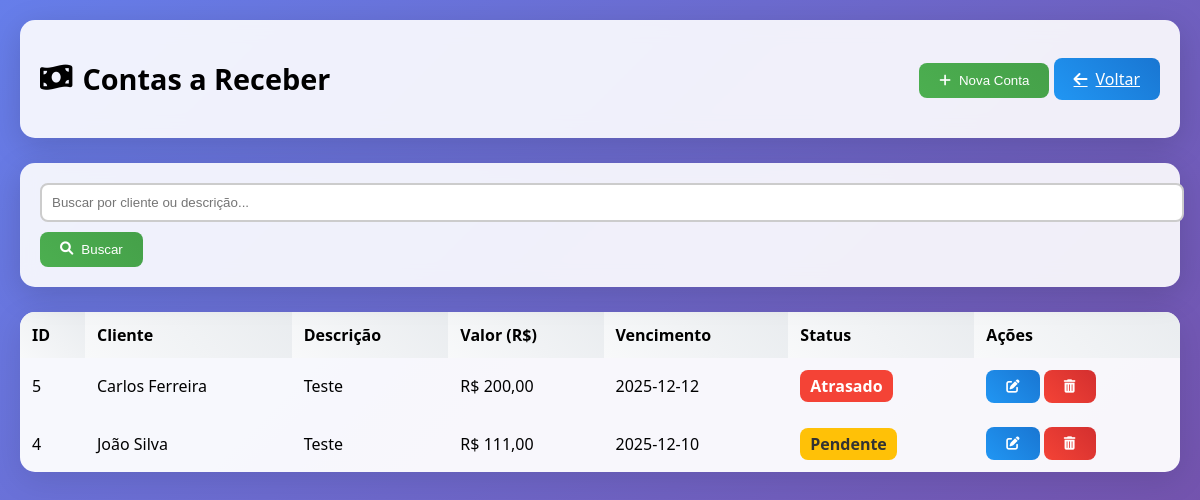
Page /modules/accounts_receivable/index.php (signed in) on the committed database.
### tables this page shows
CREATE TABLE `accounts_receivable` (
  `id` int(11) NOT NULL AUTO_INCREMENT,
  `customer_id` int(11) DEFAULT NULL,
  `description` varchar(255) NOT NULL,
  `due_date` date NOT NULL,
  `payment_date` date DEFAULT NULL,
  `amount` decimal(10,2) NOT NULL DEFAULT 0.00,
  `status` varchar(20) NOT NULL DEFAULT 'pending',
  `created_at` datetime DEFAULT current_timestamp(),
  `updated_at` datetime DEFAULT current_timestamp() ON UPDATE current_timestamp(),
  PRIMARY KEY (`id`),
  KEY `customer_id` (`customer_id`),
  CONSTRAINT `accounts_receivable_ibfk_1` FOREIGN KEY (`customer_id`) REFERENCES `customers` (`id`) ON DELETE SET NULL
);

CREATE TABLE `customers` (
  `id` int(11) NOT NULL AUTO_INCREMENT,
  `name` varchar(100) NOT NULL,
  `cpf_cnpj` varchar(18) DEFAULT NULL,
  `phone` varchar(20) DEFAULT NULL,
  `birth_date` date DEFAULT NULL,
  `email` varchar(100) DEFAULT NULL,
  `address` text DEFAULT NULL,
  `neighborhood` varchar(100) DEFAULT NULL,
  `city` varchar(100) DEFAULT NULL,
  `state` varchar(2) DEFAULT NULL,
  `zipcode` varchar(10) DEFAULT NULL,
  `notes` text DEFAULT NULL,
  `created_at` timestamp NULL DEFAULT current_timestamp(),
  `updated_at` timestamp NULL DEFAULT current_timestamp() ON UPDATE current_timestamp(),
  `deleted_at` timestamp NULL DEFAULT NULL COMMENT 'Data de deleção (soft delete)',
  PRIMARY KEY (`id`),
  KEY `idx_deleted_at` (`deleted_at`)
);

### modules/accounts_receivable/index.php (the view, shortened to what this page needs)
<?php
require_once('../../config/database.php');
$conn = $database->getConnection();
$search = $_GET['search'] ?? '';
$where = "WHERE 1=1";
$params = [];
$stmt = $conn->prepare("
    SELECT a.*, c.name AS customer_name
    FROM accounts_receivable a
    LEFT JOIN customers c ON a.customer_id = c.id
    $where
    ORDER BY a.id DESC
");
$stmt->execute($params);
$accounts = $stmt->fetchAll(PDO::FETCH_ASSOC);
function traduzirStatus($status) {
    $map = [
        'pending' => 'Pendente',
        'paid' => 'Pago',
        'overdue' => 'Atrasado'
    ];
    return $map[$status] ?? ucfirst($status);
}
?>
<!DOCTYPE html>
<html lang="pt-BR">
<head>
<link href="https://cdnjs.cloudflare.com/ajax/libs/font-awesome/6.0.0/css/all.min.css" rel="stylesheet">
</head>
<body>
<div class="container">
    <div class="header">
        <h1><i class="fas fa-money-bill-wave"></i> Contas a Receber</h1>
        <div>
            <button class="btn btn-primary" onclick="openModal('createModal')"><i class="fas fa-plus"></i> Nova Conta</button>
            <a href="../../index.php" class="btn btn-secondary"><i class="fas fa-arrow-left"></i> Voltar</a>
        </div>
    </div>
    <div class="search-box">
        <form method="GET">
            <input type="text" name="search" value="<?= htmlspecialchars($search) ?>" class="form-control" placeholder="Buscar por cliente ou descrição...">
            <button type="submit" class="btn btn-primary" style="margin-top:10px;"><i class="fas fa-search"></i> Buscar</button>
        </form>
    </div>
    <table class="table">
        <thead>
            <tr><th>ID</th><th>Cliente</th><th>Descrição</th><th>Valor (R$)</th><th>Vencimento</th><th>Status</th><th>Ações</th></tr>
        </thead>
        <tbody>
            <?php if(empty($accounts)): ?>
                <tr><td colspan="7" class="empty">Nenhuma conta cadastrada.</td></tr>
            <?php else: foreach($accounts as $row): ?>
            <tr>
                <td><?= $row['id'] ?></td>
                <td><?= htmlspecialchars($row['customer_name'] ?? 'Não informado') ?></td>
                <td><?= htmlspecialchars($row['description']) ?></td>
                <td>R$ <?= number_format($row['amount'], 2, ',', '.') ?></td>
                <td><?= htmlspecialchars($row['due_date']) ?></td>
                <td><span class="badge <?= $row['status'] ?>"><?= traduzirStatus($row['status']) ?></span></td>
                <td>
                    <button class="btn btn-secondary btn-sm" onclick='openEditModal(<?= json_encode($row) ?>)'><i class="fas fa-edit"></i></button>
                    <form method="POST" onsubmit="return confirm('Excluir esta conta?');" style="display:inline;">
                        <button type="submit" class="btn btn-danger btn-sm"><i class="fas fa-trash-alt"></i></button>
                    </form>
                </td>
            </tr>
            <?php endforeach; endif; ?>
        </tbody>
    </table>
</div>
</body>
</html>

### modules/accounts_receivable/index.php (style rules this page uses)
body { margin:0; font-family:'Segoe UI', Tahoma, sans-serif; background:linear-gradient(135deg,#667eea,#764ba2); padding:20px; min-height:100vh; }
.container { max-width:1300px;margin:auto; }
.header, .search-box { background:rgba(255,255,255,0.9); backdrop-filter:blur(10px); padding:20px; border-radius:15px; box-shadow:0 8px 32px rgba(0,0,0,0.15); margin-bottom:25px; }
.header { display:flex;justify-content:space-between;align-items:center;flex-wrap:wrap; }
.header h1 { font-size:1.8rem;display:flex;align-items:center;gap:10px; }
.btn { border:none;border-radius:8px;padding:10px 20px;color:#fff;font-weight:500; cursor:pointer;display:inline-flex;align-items:center;gap:8px;transition:all .3s; }
.btn-primary { background:linear-gradient(45deg,#4CAF50,#45a049); }
.btn-secondary { background:linear-gradient(45deg,#2196F3,#1976D2); }
.btn-danger { background:linear-gradient(45deg,#f44336,#d32f2f); }
.table { width:100%;border-collapse:collapse;background:rgba(255,255,255,0.95); border-radius:15px;overflow:hidden;box-shadow:0 8px 32px rgba(0,0,0,0.1); }
th,td { padding:12px;text-align:left; }
th { background:linear-gradient(45deg,#f8f9fa,#e9ecef); }
.badge { padding:5px 10px;border-radius:8px;color:white;font-weight:bold;text-transform:capitalize; }
.pending { background:#FFC107;color:#333; }
.overdue { background:#F44336; }
.form-control { width:100%;padding:10px;border:2px solid #ccc;border-radius:8px; }

### rows in the picture
accounts_receivable: id "5", customer.name "Carlos Ferreira", description "Teste", amount "200,00", due_date "2025-12-12", status "Atrasado"
accounts_receivable: id "4", customer.name "João Silva", description "Teste", amount "111,00", due_date "2025-12-10", status "Pendente"
